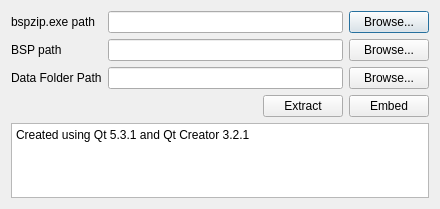
<?xml version="1.0" encoding="UTF-8"?>
<ui version="4.0">
 <class>BspZipGuiClass</class>
 <widget class="QDialog" name="BspZipGuiClass">
  <property name="geometry">
   <rect>
    <x>0</x>
    <y>0</y>
    <width>440</width>
    <height>209</height>
   </rect>
  </property>
  <property name="windowTitle">
   <string>BspZipGui 1.2</string>
  </property>
  <layout class="QVBoxLayout" name="verticalLayout">
   <item>
    <layout class="QGridLayout" name="gridLayout">
     <item row="0" column="0">
      <widget class="QLabel" name="label">
       <property name="text">
        <string>bspzip.exe path</string>
       </property>
      </widget>
     </item>
     <item row="0" column="1">
      <widget class="QLineEdit" name="bspzip_path"/>
     </item>
     <item row="0" column="2">
      <widget class="QPushButton" name="browse_bspzip">
       <property name="text">
        <string>Browse...</string>
       </property>
      </widget>
     </item>
     <item row="1" column="0">
      <widget class="QLabel" name="label_2">
       <property name="text">
        <string>BSP path</string>
       </property>
      </widget>
     </item>
     <item row="1" column="1">
      <widget class="QLineEdit" name="bspfile_path"/>
     </item>
     <item row="1" column="2">
      <widget class="QPushButton" name="browse_bsp_file">
       <property name="text">
        <string>Browse...</string>
       </property>
      </widget>
     </item>
     <item row="2" column="0">
      <widget class="QLabel" name="label_3">
       <property name="text">
        <string>Data Folder Path</string>
       </property>
      </widget>
     </item>
     <item row="2" column="1">
      <widget class="QLineEdit" name="data_folder_path"/>
     </item>
     <item row="2" column="2">
      <widget class="QPushButton" name="browse_data_folder">
       <property name="text">
        <string>Browse...</string>
       </property>
      </widget>
     </item>
    </layout>
   </item>
   <item>
    <layout class="QHBoxLayout" name="horizontalLayout">
     <item>
      <spacer name="horizontalSpacer">
       <property name="orientation">
        <enum>Qt::Horizontal</enum>
       </property>
       <property name="sizeHint" stdset="0">
        <size>
         <width>40</width>
         <height>20</height>
        </size>
       </property>
      </spacer>
     </item>
     <item>
      <widget class="QPushButton" name="extract">
       <property name="text">
        <string>Extract</string>
       </property>
      </widget>
     </item>
     <item>
      <widget class="QPushButton" name="embed">
       <property name="text">
        <string>Embed</string>
       </property>
      </widget>
     </item>
    </layout>
   </item>
   <item>
    <widget class="QPlainTextEdit" name="console">
     <property name="plainText">
      <string>Created using Qt 5.3.1 and Qt Creator 3.2.1
</string>
     </property>
    </widget>
   </item>
  </layout>
 </widget>
 <layoutdefault spacing="6" margin="11"/>
 <resources/>
 <connections/>
</ui>
